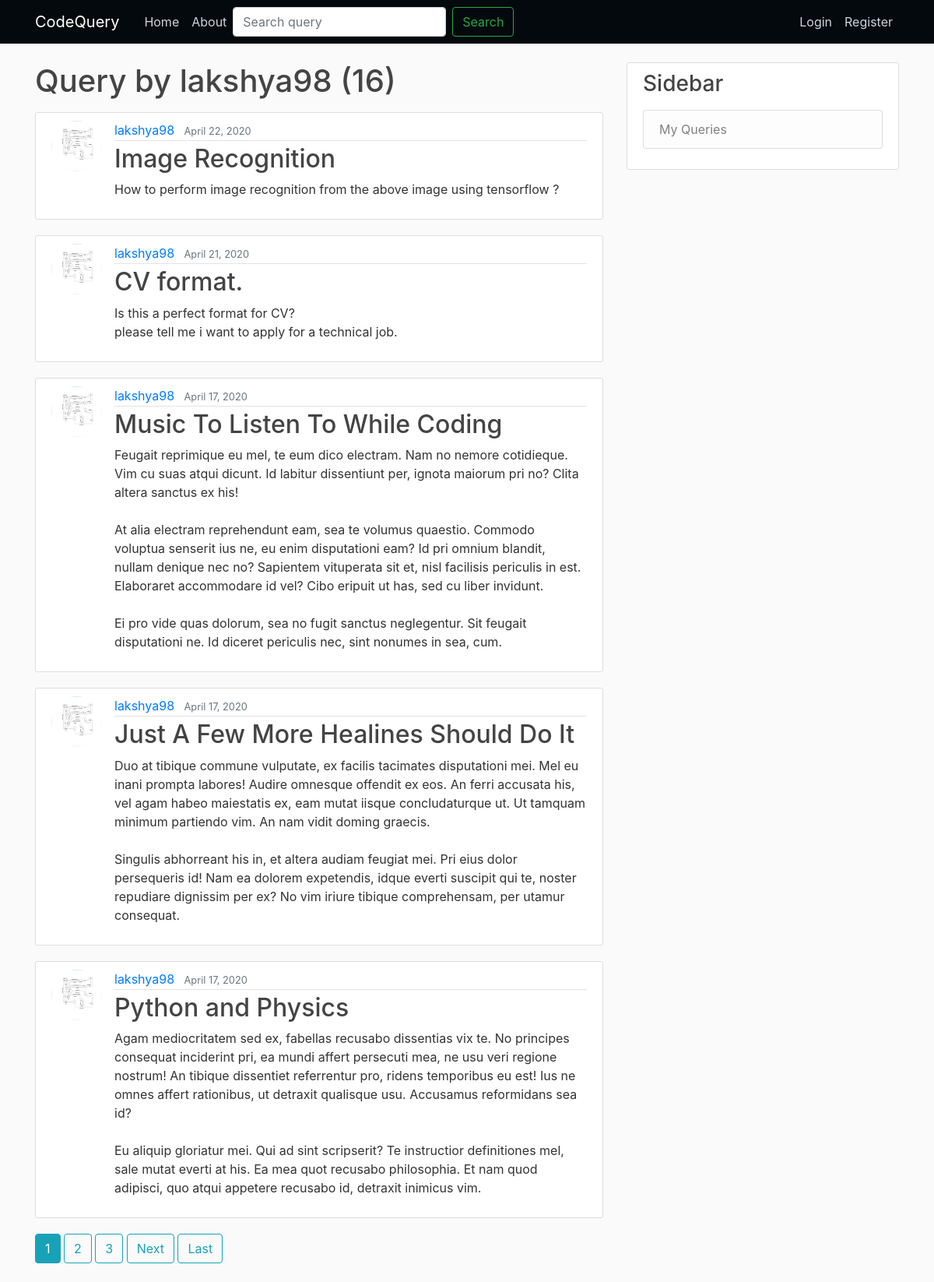
The page /user/lakshya98 on the database its author committed.
### blog/models.py (models this page shows, shortened)
class Post(models.Model):
    title=models.CharField(max_length=100)
    content=models.TextField()
    date_posted=models.DateTimeField(default=timezone.now)#default arg means we can change datetime also whenever user wanted
    image=models.ImageField(blank=True,null=True,upload_to='post_pics')
    author= models.ForeignKey(User, on_delete=models.CASCADE)

### users/models.py (models this page shows, shortened)
class Profile(models.Model):
    user=models.OneToOneField(User,on_delete=models.CASCADE)
    image=models.ImageField(default='default.jpg',upload_to='profile_pics')

### blog/views.py (the view)
# urls.py: path('user/<str:username>', UserPostListView.as_view(),name='user-posts'),
class UserPostListView(ListView):
    model=Post
    template_name='blog/user_posts.html' #<app>/<model>_<viewtype>.html
    context_object_name='posts'
    paginate_by=5
    def get_queryset(self):
        user=get_object_or_404(User,username=self.kwargs.get('username'))
        return Post.objects.filter(author=user).order_by('-date_posted')

### blog/templates/blog/user_posts.html (shortened to what this page needs)
{% extends "blog/base.html" %}
{% block content %}
    <h1 class="mb-3">Query by {{ view.kwargs.username }} ({{ page_obj.paginator.count }})</h1>
    {% for post in posts %}
        <article class="media content-section">
          <img class="rounded-circle article-img" src="{{ post.author.profile.image.url }}">
          <div class="media-body">
            <div class="article-metadata">
              <a class="mr-2" href="{% url 'user-posts' post.author.username %}">{{ post.author }}</a>
              <small class="text-muted">{{ post.date_posted|date:"F d, Y" }}</small>
            </div>
            <h2><a class="article-title" href="{% url 'post-detail' post.id %}">{{ post.title }}</a></h2>
            <p class="article-content">{{ post.content }}</p>
          </div>
        </article>
    {% endfor %}
    {% if is_paginated %}
      {% for num in page_obj.paginator.page_range %}
        {% if page_obj.number == num %}
          <a class="btn btn-info mb-4" href="?page={{ num }}">{{ num }}</a>
        {% elif num > page_obj.number|add:'-3' and num < page_obj.number|add:'3' %}
          <a class="btn btn-outline-info mb-4" href="?page={{ num }}">{{ num }}</a>
        {% endif %}
      {% endfor %}
      {% if page_obj.has_next %}
        <a class="btn btn-outline-info mb-4" href="?page={{ page_obj.next_page_number }}">Next</a>
        <a class="btn btn-outline-info mb-4" href="?page={{ page_obj.paginator.num_pages }}">Last</a>
      {% endif %}
    {% endif %}
{% endblock content %}

### blog/static/blog/main.css (style rules this page uses)
body { background: #fafafa; color: #333333; margin-top: 5rem; }
h1, h2, h3, h4, h5, h6 { color: #444444; }
.content-section { background: #ffffff; padding: 10px 20px; border: 1px solid #dddddd; border-radius: 3px; margin-bottom: 20px; }
.article-title { color: #444444; }
.article-content { white-space: pre-line; }
.article-img { height: 65px; width: 65px; margin-right: 16px; }
.article-metadata { padding-bottom: 1px; margin-bottom: 4px; border-bottom: 1px solid #e3e3e3 }

### rows shown on the page
Post: author.profile.image (picture), author "lakshya98", date_posted "April 22, 2020", title "Image Recognition", content "How to perform image recognition from the above image using tensorflow ?"
Post: author.profile.image (picture), author "lakshya98", date_posted "April 21, 2020", title "CV format.", content "Is this a perfect format for CV? please tell me i want to apply for a technical job."
Post: author.profile.image (picture), author "lakshya98", date_posted "April 17, 2020", title "Music To Listen To While Coding", content "Feugait reprimique eu mel, te eum dico electram. Nam no nemore cotidieque. Vim cu suas atqui dicunt. Id labitur dissentiunt per, ignota maiorum pri no? Clita altera sanctus ex his! At alia electram reprehendunt eam, sea te volumus quaestio. Commodo voluptua senserit ius ne, eu enim disputationi eam? Id pri omnium blandit, nullam denique nec no? Sapientem vituperata sit et, nisl facilisis periculis in est. Elaboraret accommodare id vel? Cibo eripuit ut has, sed cu liber invidunt. Ei pro vide quas dolorum, sea no fugit sanctus neglegentur. Sit feugait disputationi ne. Id diceret periculis nec, sint nonumes in sea, cum."
Post: author.profile.image (picture), author "lakshya98", date_posted "April 17, 2020", title "Just A Few More Healines Should Do It", content "Duo at tibique commune vulputate, ex facilis tacimates disputationi mei. Mel eu inani prompta labores! Audire omnesque offendit ex eos. An ferri accusata his, vel agam habeo maiestatis ex, eam mutat iisque concludaturque ut. Ut tamquam minimum partiendo vim. An nam vidit doming graecis. Singulis abhorreant his in, et altera audiam feugiat mei. Pri eius dolor persequeris id! Nam ea dolorem expetendis, idque everti suscipit qui te, noster repudiare dignissim per ex? No vim iriure tibique comprehensam, per utamur consequat."
Post: author.profile.image (picture), author "lakshya98", date_posted "April 17, 2020", title "Python and Physics", content "Agam mediocritatem sed ex, fabellas recusabo dissentias vix te. No principes consequat inciderint pri, ea mundi affert persecuti mea, ne usu veri regione nostrum! An tibique dissentiet referrentur pro, ridens temporibus eu est! Ius ne omnes affert rationibus, ut detraxit qualisque usu. Accusamus reformidans sea id? Eu aliquip gloriatur mei. Qui ad sint scripserit? Te instructior definitiones mel, sale mutat everti at his. Ea mea quot recusabo philosophia. Et nam quod adipisci, quo atqui appetere recusabo id, detraxit inimicus vim."

### other values the page prints
{{ view.kwargs.username }} "lakshya98"
{{ page_obj.paginator.count }} "16"
{{ num }} "1"
{{ num }} "2" "3"
